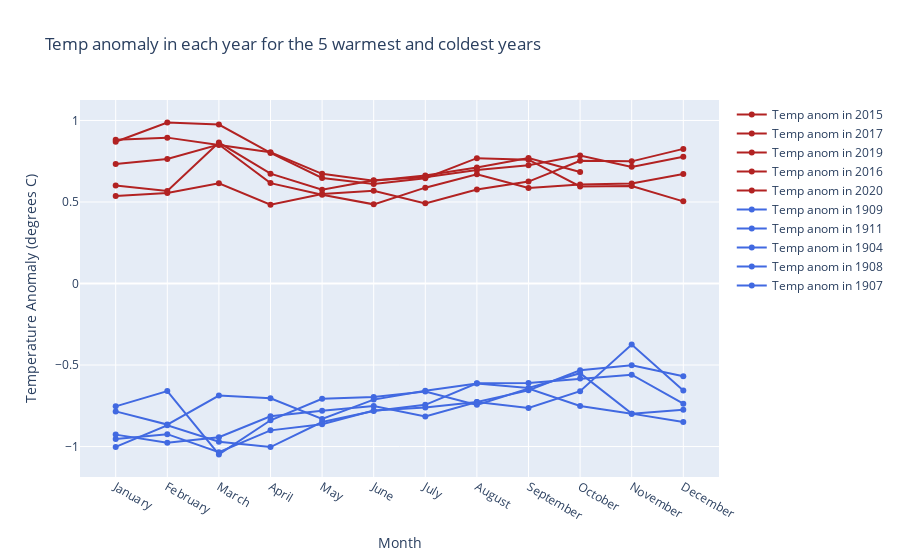

The code cell stored with this chart in its notebook:
### Code cell
import plotly.graph_objects as go

df_warm_5 = df_each_year[df_each_year['Year'].isin(warm_5_year)]
df_cold_5 = df_each_year[df_each_year['Year'].isin(cold_5_year)]

month = ['January', 'February', 'March', 'April', 'May', 'June', 'July',
         'August', 'September', 'October', 'November', 'December']
fig = go.Figure()
for year in warm_5_year:
    df_that_year = df_warm_5[df_warm_5['Year'].str.contains(year)]
    anom = list(df_that_year['anom'])
    fig.add_trace(go.Scatter(x=month, y=anom, name='Temp anom in ' + year,
                         line=dict(color='firebrick', width=2)))
for year in cold_5_year:
    df_that_year = df_cold_5[df_cold_5['Year'].str.contains(year)]
    anom = list(df_that_year['anom'])
    fig.add_trace(go.Scatter(x=month, y=anom, name='Temp anom in ' + year,
                         line=dict(color='royalblue', width=2)))    
    
    
# Edit the layout
fig.update_layout(title='Temp anomaly in each year for the 5 warmest and coldest years',
                   xaxis_title='Month',
                   yaxis_title='Temperature Anomaly (degrees C)')

fig.show()

### Figure 1 — Plotly figure (JSON) as saved in the notebook; plotly's stock layout.template omitted (floating-point values rounded to 4 significant figures)
{"data": [{"line": {"color": "firebrick", "width": 2}, "name": "Temp anom in 2015", "type": "scatter", "x": ["January", "February", "March", "April", "May", "June", "July", "August", "September", "October", "November", "December"], "y": [0.5362, 0.5545, 0.615, 0.4836, 0.5485, 0.569, 0.4916, 0.5767, 0.625, 0.7531, 0.7492, 0.8256]}, {"line": {"color": "firebrick", "width": 2}, "name": "Temp anom in 2017", "type": "scatter", "x": ["January", "February", "March", "April", "May", "June", "July", "August", "September", "October", "November", "December"], "y": [0.7323, 0.764, 0.8526, 0.6158, 0.5439, 0.4855, 0.5879, 0.6707, 0.586, 0.6077, 0.6137, 0.6713]}, {"line": {"color": "firebrick", "width": 2}, "name": "Temp anom in 2019", "type": "scatter", "x": ["January", "February", "March", "April", "May", "June", "July", "August", "September", "October", "November", "December"], "y": [0.6005, 0.5675, 0.8644, 0.6739, 0.5749, 0.6331, 0.6524, 0.6969, 0.7257, 0.7852, 0.7154, 0.7781]}, {"line": {"color": "firebrick", "width": 2}, "name": "Temp anom in 2016", "type": "scatter", "x": ["January", "February", "March", "April", "May", "June", "July", "August", "September", "October", "November", "December"], "y": [0.8692, 0.9869, 0.9751, 0.8006, 0.6476, 0.61, 0.6459, 0.7689, 0.7593, 0.5954, 0.5983, 0.5039]}, {"line": {"color": "firebrick", "width": 2}, "name": "Temp anom in 2020", "type": "scatter", "x": ["January", "February", "March", "April", "May", "June", "July", "August", "September", "October", "November", "December"], "y": [0.8816, 0.8948, 0.8496, 0.8052, 0.6726, 0.6303, 0.6619, 0.7118, 0.7698, 0.6841]}, {"line": {"color": "royalblue", "width": 2}, "name": "Temp anom in 1909", "type": "scatter", "x": ["January", "February", "March", "April", "May", "June", "July", "August", "September", "October", "November", "December"], "y": [-1.002, -0.8693, -0.9706, -1.003, -0.8497, -0.7815, -0.7442, -0.6116, -0.6096, -0.583, -0.5592, -0.7369]}, {"line": {"color": "royalblue", "width": 2}, "name": "Temp anom in 1911", "type": "scatter", "x": ["January", "February", "March", "April", "May", "June", "July", "August", "September", "October", "November", "December"], "y": [-0.953, -0.9241, -1.034, -0.9008, -0.863, -0.7792, -0.761, -0.7261, -0.6554, -0.5326, -0.5008, -0.5686]}, {"line": {"color": "royalblue", "width": 2}, "name": "Temp anom in 1904", "type": "scatter", "x": ["January", "February", "March", "April", "May", "June", "July", "August", "September", "October", "November", "December"], "y": [-0.9269, -0.9763, -0.9424, -0.8145, -0.7798, -0.7517, -0.815, -0.7269, -0.7637, -0.6605, -0.3744, -0.6559]}, {"line": {"color": "royalblue", "width": 2}, "name": "Temp anom in 1908", "type": "scatter", "x": ["January", "February", "March", "April", "May", "June", "July", "August", "September", "October", "November", "December"], "y": [-0.7535, -0.6597, -1.048, -0.8388, -0.7073, -0.6961, -0.663, -0.7444, -0.6439, -0.7516, -0.7992, -0.7741]}, {"line": {"color": "royalblue", "width": 2}, "name": "Temp anom in 1907", "type": "scatter", "x": ["January", "February", "March", "April", "May", "June", "July", "August", "September", "October", "November", "December"], "y": [-0.7844, -0.8652, -0.6869, -0.704, -0.8313, -0.7121, -0.6578, -0.6139, -0.6406, -0.5501, -0.7982, -0.8497]}], "layout": {"title": {"text": "Temp anomaly in each year for the 5 warmest and coldest years"}, "xaxis": {"title": {"text": "Month"}}, "yaxis": {"title": {"text": "Temperature Anomaly (degrees C)"}}}}
